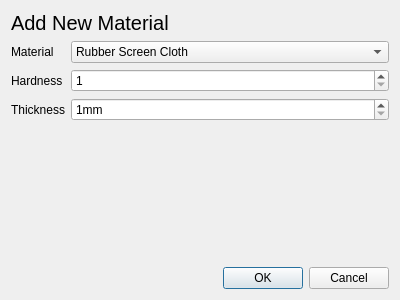
<?xml version="1.0" encoding="UTF-8"?>
<ui version="4.0">
 <class>AddMaterialWindow</class>
 <widget class="QDialog" name="AddMaterialWindow">
  <property name="geometry">
   <rect>
    <x>0</x>
    <y>0</y>
    <width>400</width>
    <height>300</height>
   </rect>
  </property>
  <property name="windowTitle">
   <string>Add Material</string>
  </property>
  <layout class="QVBoxLayout" name="addMaterialVerticalLayout">
   <item>
    <widget class="QLabel" name="materialTitleLabel">
     <property name="sizePolicy">
      <sizepolicy hsizetype="Preferred" vsizetype="Fixed">
       <horstretch>0</horstretch>
       <verstretch>0</verstretch>
      </sizepolicy>
     </property>
     <property name="font">
      <font>
       <pointsize>15</pointsize>
      </font>
     </property>
     <property name="text">
      <string>Add New Material</string>
     </property>
    </widget>
   </item>
   <item>
    <layout class="QFormLayout" name="addMaterialFormLayout">
     <item row="0" column="0">
      <widget class="QLabel" name="materialLabel">
       <property name="text">
        <string>Material</string>
       </property>
      </widget>
     </item>
     <item row="0" column="1">
      <widget class="QComboBox" name="materialInput">
       <item>
        <property name="text">
         <string>Rubber Screen Cloth</string>
        </property>
       </item>
       <item>
        <property name="text">
         <string>Tacky Back</string>
        </property>
       </item>
       <item>
        <property name="text">
         <string>Polyurethane</string>
        </property>
       </item>
       <item>
        <property name="text">
         <string>Moulded Polyurethane</string>
        </property>
       </item>
       <item>
        <property name="text">
         <string>Rubber x60</string>
        </property>
       </item>
      </widget>
     </item>
     <item row="1" column="0">
      <widget class="QLabel" name="hardnessLabel">
       <property name="text">
        <string>Hardness</string>
       </property>
      </widget>
     </item>
     <item row="2" column="0">
      <widget class="QLabel" name="thicknessLabel">
       <property name="text">
        <string>Thickness</string>
       </property>
      </widget>
     </item>
     <item row="1" column="1">
      <widget class="QSpinBox" name="hardnessInput">
       <property name="minimum">
        <number>1</number>
       </property>
       <property name="maximum">
        <number>9999</number>
       </property>
      </widget>
     </item>
     <item row="2" column="1">
      <widget class="QSpinBox" name="thicknessInput">
       <property name="suffix">
        <string>mm</string>
       </property>
       <property name="minimum">
        <number>1</number>
       </property>
       <property name="maximum">
        <number>9999</number>
       </property>
      </widget>
     </item>
    </layout>
   </item>
   <item>
    <widget class="QDialogButtonBox" name="acceptButtons">
     <property name="orientation">
      <enum>Qt::Horizontal</enum>
     </property>
     <property name="standardButtons">
      <set>QDialogButtonBox::Cancel|QDialogButtonBox::Ok</set>
     </property>
    </widget>
   </item>
  </layout>
 </widget>
 <resources/>
 <connections>
  <connection>
   <sender>acceptButtons</sender>
   <signal>accepted()</signal>
   <receiver>AddMaterialWindow</receiver>
   <slot>accept()</slot>
   <hints>
    <hint type="sourcelabel">
     <x>248</x>
     <y>254</y>
    </hint>
    <hint type="destinationlabel">
     <x>157</x>
     <y>274</y>
    </hint>
   </hints>
  </connection>
  <connection>
   <sender>acceptButtons</sender>
   <signal>rejected()</signal>
   <receiver>AddMaterialWindow</receiver>
   <slot>reject()</slot>
   <hints>
    <hint type="sourcelabel">
     <x>316</x>
     <y>260</y>
    </hint>
    <hint type="destinationlabel">
     <x>286</x>
     <y>274</y>
    </hint>
   </hints>
  </connection>
 </connections>
</ui>
